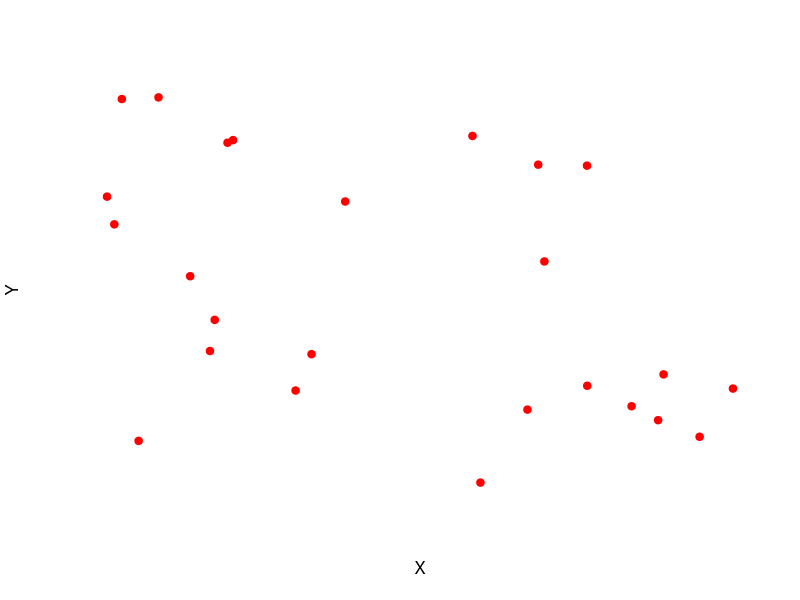

This figure's R source: (Note: this script raises an error after producing the figure.)
##########################
# Generate random points #
##########################

# Create some random points
n <- 25
x <- runif(n)
y <- runif(n)
labels <- rep("Test Label", n)

# Plot them
plot(x=x, y=y, pch=19, bty="n", xaxt="n", yaxt="n", col="red", xlab="X", ylab="Y")

###############
# Plot labels #
###############

overlayText(x, y, labels, cex=1)


#############
# FUNCTIONS #
#############

overlayText <- function(x, y, labels, cex){
  
  ###########################################
  # Produce a list of alternative locations #
  ###########################################
  
  # Get the axis limits
  axisLimits <- par("usr")
  
  # Get the text label heights and lengths
  textHeights <- strheight(labels) * cex
  textWidths <- strwidth(labels) * cex
  
  # Define the spacer for each axis
  spacerX <- 0.01 * (axisLimits[2] - axisLimits[1])
  spacerY <- 0.01 * (axisLimits[4] - axisLimits[3])
  
  # Generate the set of points based upon the spacer
  altX <- c()
  altY <- c()
  for(i in seq(axisLimits[1], axisLimits[2], spacerX)){
    for(j in seq(axisLimits[3], axisLimits[4], spacerY)){
      
      altX[length(altX) + 1] <- i
      altY[length(altY) + 1] <- j
    }
  }
  #points(altX, altY, col=rgb(0,0,0, 0.5), pch=20, xpd=TRUE)
  
  # Remove points that are too close to actual values
  remove <- c()
  for(i in 1:length(altX)){
    
    for(j in 1:length(x)){
      
      if(abs(altX[i] - x[j]) < textWidths[j] &&
         abs(altY[i] - y[j]) < textHeights[j]){
        remove[length(remove) + 1] <- i
        break
      }
    }
  }
  #points(altX[remove], altY[remove], col=rgb(1,1,1), pch=20, xpd=TRUE)
  if(length(remove) > 0){
    altX <- altX[-remove]
    altY <- altY[-remove]
  }
  
  ##############################################################
  # Add labels to plot assigning new locations where necessary #
  ##############################################################
  
  # Plot the point label
  for(i in 1:length(x)){
    
    # Is the current point too close to others?
    if(tooClose(x, y, i, textHeights[i], textWidths[i]) == TRUE && length(altX) != 0){
      
      # Get a new location
      newLocationIndex <- chooseNewLocation(x[i], y[i], altX, altY)
      
      # Add label
      text(x=altX[newLocationIndex], y=altY[newLocationIndex],
           labels=labels[i], xpd=TRUE, cex=cex)
      
      # Add line back to previous location
      points(x=c(altX[newLocationIndex], x[i]),
             y=c(altY[newLocationIndex], y[i]),
             type="l", col=rgb(0,0,0, 0.5))
      
      # Remove new location and any locations too close to it
      output <- removeLocationAndThoseCloseToItFromAlternatives(
        altX, altY, newLocationIndex, textHeights[i], textWidths[i])
      altX <- output[["X"]]
      altY <- output[["Y"]]
      
    }else{
      text(x=x[i], y=y[i],
           labels=labels[i], xpd=TRUE, cex=cex)
    }
  }
}

removeLocationAndThoseCloseToItFromAlternatives <- function(altX, altY, index, textHeight, textWidth){
  remove <- c(index)
  for(i in 1:length(altX)){
    
    if(i == index){
      next
    }
    
    if(abs(altX[index] - altX[i]) < textWidth &&
       abs(altY[index] - altY[i]) < textHeight){
      remove[length(remove) + 1] <- i
    }
  }
  
  altX <- altX[-remove]
  altY <- altY[-remove]
  
  return(list("X" = altX, "Y" = altY))
}

chooseNewLocation <- function(x, y, altXs, altYs){
  
  # Calculate the distance from point to all alternatives
  distances <- c()
  for(i in 1:length(altXs)){
    distances[i] <- euclideanDistance(x, y, altXs[i], altYs[i])
  }
  
  return(which.min(distances))
}

tooClose <- function(x, y, index, textHeight, textWidth){
  
  result <- FALSE
  for(i in 1:length(x)){
    
    if(i == index){
      next
    }else if(abs(x[index] - x[i]) < textWidth &&
             abs(y[index] - y[i]) < textHeight){
      result <- TRUE
      break
    }
  }
 
  return(result) 
}

euclideanDistance <- function(x1, y1, x2, y2){
  return(sqrt(sum((x1 - x2)^2 + (y1 - y2)^2)))
}